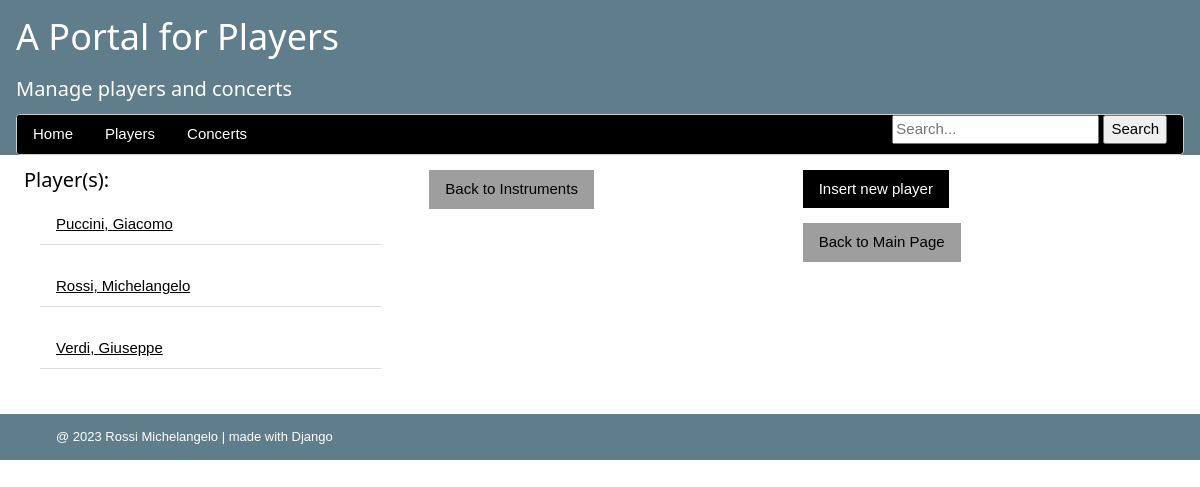
The app's page /home/instruments/piano with its own data.
### players/models.py (models this page shows, shortened)
class Player(models.Model):
    name = models.CharField(max_length=100)
    surname = models.CharField(max_length=100)
    instrument = models.CharField(max_length=50)
    date_of_birth = models.DateField(default=None)
    photo = models.ImageField(upload_to='images/', default=None, blank=True, null=True)
    date_of_insert = datetime.date.today()

### players/views/instruments.py (the view)
# urls.py: path('instruments/<str:instr>', views.instruments_search_results, name='instruments_search_results'),
def instruments_search_results(request, instr):
    players = Player.objects.filter(instrument=instr.lower()).order_by('surname')
    return render(request, 'players/instruments/instruments_search_results.html', {'players': players})

### players/templates/players/instruments/instruments_search_results.html (shortened to what this page needs)
{% extends 'players/general/base.html' %}
{% block first_third %}
<h4>Player(s):</h4>
    <div class="w3-container">
    {% if players %}
        <ul class="w3-ul">
        {% for player in players %}
        <li class="w3-hover-shadow"><a href = "{% url 'players:player_detail' player.id %}">
            {{ player.surname }}, {{ player.name }}</a></li><br>
        {% endfor %}
        </ul>
    {% else %}
        <p class="w3-panel w3-pale-red w3-leftbar w3-border-red">No players are available.</p>
    {% endif %}
    <br>
    </div>
{% endblock %}
{% block second_third %}
    <div class="w3-container">
        <p><a href="{% url 'players:instruments' %}" class="w3-button w3-gray">Back to Instruments</a></p>
    </div>
{% endblock %}
{% block third_third %}
    <p><a href="{% url 'players:player_insert' %}" class="w3-button w3-black">Insert new player</a></p>
    <p><a href="{% url 'players:home' %}" class="w3-button w3-gray">Back to Main Page</a></p>
{% endblock %}

### players/static/players/mystyle.css (style rules this page uses)
html { box-sizing:border-box }
*,*:before,*:after { box-sizing:inherit }
html { -ms-text-size-adjust:100%;-webkit-text-size-adjust:100% }
body { margin:0 }
a { background-color:transparent }
html,body { font-family:Verdana,sans-serif;font-size:15px;line-height:1.5 }
html { overflow-x:hidden }
h4 { font-size:20px }
h1,h2,h3,h4,h5,h6 { font-family:"Segoe UI",Arial,sans-serif;font-weight:400;margin:10px 0 }
a { color:inherit }
.w3-btn,.w3-button { border:none;display:inline-block;padding:8px 16px;vertical-align:middle;overflow:hidden;text-decoration:none;color:inherit;background-color:inherit;text-align:center;cursor:pointer;white-space:nowrap }
.w3-btn,.w3-button { -webkit-touch-callout:none;-webkit-user-select:none;-khtml-user-select:none;-moz-user-select:none;-ms-user-select:none;user-select:none }
.w3-ul { list-style-type:none;padding:0;margin:0 }
.w3-ul li { padding:8px 16px;border-bottom:1px solid #ddd }
.w3-container:after,.w3-container:before,.w3-panel:after,.w3-panel:before,.w3-row:after,.w3-row:before,.w3-row-padding:after,.w3-row-padding:before, .w3-cell-row:before,.w3-cell-row:after,.w3-clear:after,.w3-clear:before,.w3-bar:before,.w3-bar:after { content:"";display:table;clear:both }
.w3-container,.w3-panel { padding:0.01em 16px }
.w3-black,.w3-hover-black:hover { color:#fff!important;background-color:#000!important }
.w3-grey,.w3-hover-grey:hover,.w3-gray,.w3-hover-gray:hover { color:#000!important;background-color:#9e9e9e!important }

### records on screen
Player: surname "Puccini", name "Giacomo"
Player: surname "Rossi", name "Michelangelo"
Player: surname "Verdi", name "Giuseppe"
